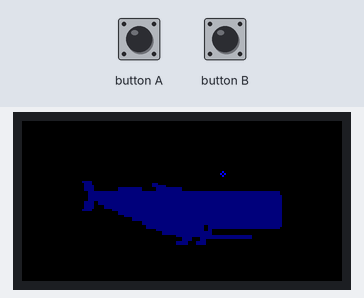
Simulated run of this sketch. Board: ESP32. On the bench: 160×80 colour display. The test bench sets the inputs (shaded band). Random numbers use the default seed unless the sketch sets one.

Above: at 5.8 s.
5.9 s: button A pressed for 0.15 s
At 7.0 s:
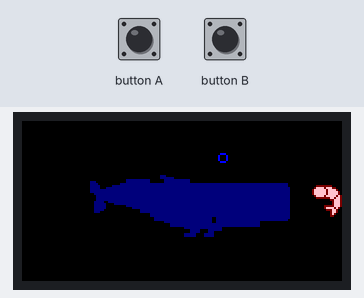
At 7.9 s:
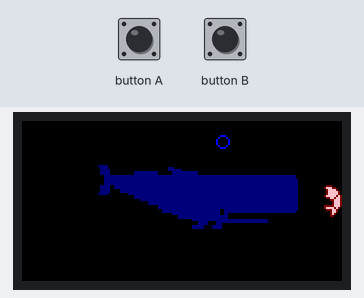
15.0 s: button A set HIGH
18.0 s: button A set LOW
At 19.2 s:
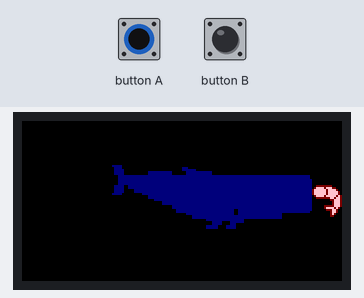
Timing chart, 0 to 21.0 s (numbered marks = the images above; inputs shaded):
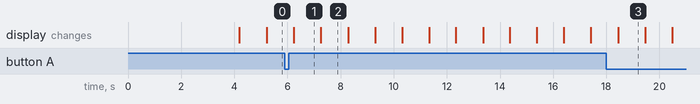

Measured:
- what the display in image 1 shows lasts 1.1 s, from 6.2 s to 7.3 s

The sketch:

whale.ino
```cpp
#include "xbm.h"

#include <M5StickC.h>

int x = 30;
int y = 30;

bool isLeft = false;
bool mouthopened = false;
bool flapdown = false;

int bubblex = 0;
int bubbley = 0;
int bubblesize = 0;
bool isbubble = false;

bool chewtime = false;
int chewcount = 0;
bool chomp = false;

bool eating = false;
int shrimptick = 0;

int ticks = 0;
int sleeptick = 0;
bool asleep = false;

int offticks = 0;


void setup() {
  M5.begin();
  M5.Lcd.setRotation(1);
  M5.Axp.ScreenBreath(10);
  M5.Lcd.fillScreen(TFT_BLACK);
  M5.Lcd.setTextSize(2);
  M5.Lcd.print(" How's this\n for a rare\n vpet?\n <3\n -joostin");
  delay(4000);
  M5.Lcd.fillScreen(TFT_BLACK);
}

void loop() {
  if(sleeptick > 3000) {
    M5.Axp.ScreenBreath(8);
    asleep = true;
    offticks = offticks + 1;
  } else if (!asleep) {
    sleeptick = sleeptick + 1;
  }

  if(ticks < 100){
    M5.update();
    if (M5.BtnA.wasPressed()) {
      if(asleep) {
        asleep = false;
        sleeptick = 0;
        M5.Axp.ScreenBreath(10);
      } else {
        sleeptick = 0;
        if (!eating) {
          chewtime = true;
          chewcount = 5;
          chomp = true;
          eating = true;
          shrimptick = 4;
        }
      }

    }
    delay(10);
    ticks = ticks + 1;
  } else {
    ticks = 0;

    if(eating) {
      x = x + 4;
      if(y > M5.Lcd.height() - (whaleHeight / 2) ) {
        y = y + 4;
      } else {
        y = y - 4;
      }
    } else {
      x = x + ((random(3) - 1)*4);
      y = y + ((random(3) - 1)*4);
    }


    x = max(min(x, M5.Lcd.width() - whaleWidth - shrimpWidth), 0);
    y = max(min(y, M5.Lcd.height() - whaleHeight), 0);

  /*
  whale_r_open_up
  whale_r_open_down
  whale_r_closed_down
  whale_r_closed_up
  whale_l_open_up
  whale_l_open_down
  whale_l_closed_down
  whale_l_closed_up
  */


    M5.Lcd.fillScreen(BLACK);

    if(flapdown) {
      if(chewtime && chomp) {
        M5.Lcd.drawXBitmap(x, y, whale_r_closed_down, whaleWidth, whaleHeight, TFT_NAVY);
      } else {
        M5.Lcd.drawXBitmap(x, y, whale_r_open_down, whaleWidth, whaleHeight, TFT_NAVY);
      }
      flapdown = false;
    } else {
      if(chewtime && chomp) {
        M5.Lcd.drawXBitmap(x, y, whale_r_closed_up, whaleWidth, whaleHeight, TFT_NAVY);
      } else {
        M5.Lcd.drawXBitmap(x, y, whale_r_open_up, whaleWidth, whaleHeight, TFT_NAVY);
      }
      flapdown = true;
    }

    // yeah i know, i'm tired.
    if(eating) {
      if(shrimptick == 4) {
        M5.Lcd.drawXBitmap(M5.Lcd.width() - shrimpWidth, (M5.Lcd.height() / 2) - 8, shrimpfill1, shrimpWidth, shrimpHeight, TFT_PINK);
        M5.Lcd.drawXBitmap(M5.Lcd.width() - shrimpWidth, (M5.Lcd.height() / 2) - 8, shrimp1, shrimpWidth, shrimpHeight, TFT_MAROON);
      } else if (shrimptick == 3) {
        M5.Lcd.drawXBitmap(M5.Lcd.width() - shrimpWidth, (M5.Lcd.height() / 2) - 8, shrimpfill2, shrimpWidth, shrimpHeight, TFT_PINK);
        M5.Lcd.drawXBitmap(M5.Lcd.width() - shrimpWidth, (M5.Lcd.height() / 2) - 8, shrimp2, shrimpWidth, shrimpHeight, TFT_MAROON);
      } else if (shrimptick == 2) {
        M5.Lcd.drawXBitmap(M5.Lcd.width() - shrimpWidth, (M5.Lcd.height() / 2) - 8, shrimpfill3, shrimpWidth, shrimpHeight, TFT_PINK);
        M5.Lcd.drawXBitmap(M5.Lcd.width() - shrimpWidth, (M5.Lcd.height() / 2) - 8, shrimp3, shrimpWidth, shrimpHeight, TFT_MAROON);
      } else if (shrimptick == 1) {
        M5.Lcd.drawXBitmap(M5.Lcd.width() - shrimpWidth, (M5.Lcd.height() / 2) - 8, shrimpfill4, shrimpWidth, shrimpHeight, TFT_PINK);
        M5.Lcd.drawXBitmap(M5.Lcd.width() - shrimpWidth, (M5.Lcd.height() / 2) - 8, shrimp4, shrimpWidth, shrimpHeight, TFT_MAROON);
      }
      shrimptick = shrimptick - 1;
      if(shrimptick < 1) {
        eating = false;
      }
    }

    if(!isbubble){
      isbubble = true;
      bubblex = x + 70;
      bubbley = y - 4;
      bubblesize = 1;
    }

    if(isbubble) {
      M5.Lcd.drawCircle(bubblex, bubbley, bubblesize, TFT_BLUE);
      bubbley = bubbley - 8;
      bubblesize = bubblesize + 1;
      bubblesize = min(3, bubblesize);
    }

    if(bubbley <= -50) {
      isbubble = false;
    }


    if(chewtime) {
      chewcount = chewcount - 1;
      if(chomp) {
        chomp = false;
      } else {
        chomp = true;
      }
    }
    if(chewtime && chewcount <= 0){
      chewtime = false;
      // so lazy, sorry.
      M5.Lcd.drawXBitmap(x + 58, y + 19, heart, heartWidth, heartHeight, TFT_PINK);
      delay(1000);
      M5.Lcd.fillScreen(BLACK);
      M5.Lcd.drawXBitmap(x, y, whale_r_open_up, whaleWidth, whaleHeight, TFT_NAVY);
      delay(1000);
      M5.Lcd.drawXBitmap(x + 58, y + 19, heart, heartWidth, heartHeight, TFT_PINK);
      delay(1000);
      M5.Lcd.fillScreen(BLACK);
      M5.Lcd.drawXBitmap(x, y, whale_r_open_up, whaleWidth, whaleHeight, TFT_NAVY);
      delay(1000);
      M5.Lcd.drawXBitmap(x + 58, y + 19, heart, heartWidth, heartHeight, TFT_PINK);
      delay(1000);
      M5.Lcd.fillScreen(BLACK);
      M5.Lcd.drawXBitmap(x, y, whale_r_open_up, whaleWidth, whaleHeight, TFT_NAVY);
    }

  }
}
```

Source omitted: xbm.h (data table, 12759 bytes)
